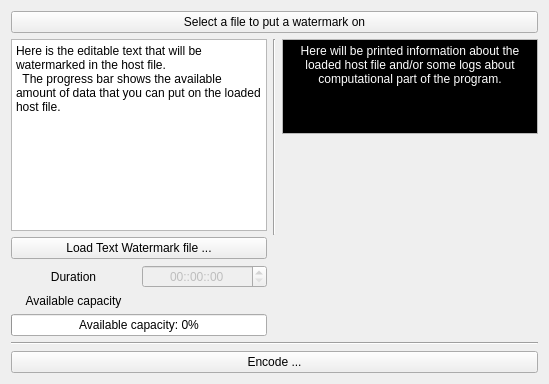
      <widget class="QWidget" name="encodeTab">
       <attribute name="title">
        <string>Encode</string>
       </attribute>
       <layout class="QGridLayout" name="gridLayout_2">
        <item row="0" column="0">
         <widget class="QPushButton" name="watermarkSelectionButton">
          <property name="sizePolicy">
           <sizepolicy hsizetype="Minimum" vsizetype="Minimum">
            <horstretch>0</horstretch>
            <verstretch>0</verstretch>
           </sizepolicy>
          </property>
          <property name="cursor">
           <cursorShape>PointingHandCursor</cursorShape>
          </property>
          <property name="toolTip">
           <string>Load host audio file </string>
          </property>
          <property name="text">
           <string>Select a file to put a watermark on</string>
          </property>
          <property name="icon">
           <iconset resource="icons/qstyle.qrc">
            <normaloff>:/trolltech/styles/commonstyle/images/standardbutton-open-32.png</normaloff>:/trolltech/styles/commonstyle/images/standardbutton-open-32.png</iconset>
          </property>
          <property name="iconSize">
           <size>
            <width>32</width>
            <height>32</height>
           </size>
          </property>
          <property name="autoDefault">
           <bool>false</bool>
          </property>
          <property name="default">
           <bool>false</bool>
          </property>
          <property name="flat">
           <bool>false</bool>
          </property>
         </widget>
        </item>
        <item row="4" column="0">
         <layout class="QGridLayout" name="mainGridLayout">
          <property name="sizeConstraint">
           <enum>QLayout::SetNoConstraint</enum>
          </property>
          <item row="2" column="0" colspan="2">
           <widget class="Line" name="line">
            <property name="orientation">
             <enum>Qt::Horizontal</enum>
            </property>
           </widget>
          </item>
          <item row="0" column="0">
           <layout class="QGridLayout" name="watermarkLayout">
            <item row="3" column="1">
             <widget class="QTimeEdit" name="watermarkEndingTime">
              <property name="enabled">
               <bool>false</bool>
              </property>
              <property name="alignment">
               <set>Qt::AlignCenter</set>
              </property>
              <property name="displayFormat">
               <string>hh::mm::ss</string>
              </property>
              <property name="calendarPopup">
               <bool>false</bool>
              </property>
             </widget>
            </item>
            <item row="3" column="0">
             <widget class="QLabel" name="label_12">
              <property name="text">
               <string>Duration</string>
              </property>
              <property name="alignment">
               <set>Qt::AlignCenter</set>
              </property>
             </widget>
            </item>
            <item row="2" column="0" colspan="2">
             <widget class="QPushButton" name="loadWatermarkTextButton">
              <property name="cursor">
               <cursorShape>PointingHandCursor</cursorShape>
              </property>
              <property name="text">
               <string>Load Text Watermark file ...</string>
              </property>
              <property name="icon">
               <iconset resource="icons/qstyle.qrc">
                <normaloff>:/trolltech/styles/commonstyle/images/parentdir-128.png</normaloff>:/trolltech/styles/commonstyle/images/parentdir-128.png</iconset>
              </property>
              <property name="iconSize">
               <size>
                <width>16</width>
                <height>16</height>
               </size>
              </property>
             </widget>
            </item>
            <item row="5" column="0" colspan="2">
             <widget class="QProgressBar" name="usedWatermarkCapacityBar">
              <property name="value">
               <number>0</number>
              </property>
              <property name="format">
               <string>Available capacity: %p%</string>
              </property>
             </widget>
            </item>
            <item row="1" column="0" colspan="2">
             <widget class="CodeEditor" name="textToWatermark">
              <property name="sizePolicy">
               <sizepolicy hsizetype="Preferred" vsizetype="Expanding">
                <horstretch>0</horstretch>
                <verstretch>0</verstretch>
               </sizepolicy>
              </property>
              <property name="plainText">
               <string>Here is the editable text that will be watermarked in the host file. 
  The progress bar shows the available amount of data that you can put on the loaded host file.</string>
              </property>
              <property name="backgroundVisible">
               <bool>false</bool>
              </property>
             </widget>
            </item>
            <item row="4" column="0">
             <widget class="QLabel" name="availableCapacityLabel">
              <property name="text">
               <string>Available capacity</string>
              </property>
              <property name="alignment">
               <set>Qt::AlignCenter</set>
              </property>
             </widget>
            </item>
            <item row="4" column="1">
             <widget class="QLabel" name="availableCapacityLabel2">
              <property name="text">
               <string/>
              </property>
              <property name="alignment">
               <set>Qt::AlignCenter</set>
              </property>
             </widget>
            </item>
           </layout>
          </item>
          <item row="0" column="1">
           <layout class="QGridLayout" name="hostWatermarkLayout">
            <item row="3" column="1">
             <widget class="QCustomPlot" name="waveformOutputWidget" native="true"/>
            </item>
            <item row="0" column="0" rowspan="2">
             <widget class="Line" name="line_2">
              <property name="orientation">
               <enum>Qt::Vertical</enum>
              </property>
             </widget>
            </item>
            <item row="1" column="1">
             <widget class="QCustomPlot" name="waveformInputWidget" native="true">
              <property name="enabled">
               <bool>true</bool>
              </property>
              <property name="sizePolicy">
               <sizepolicy hsizetype="Preferred" vsizetype="Preferred">
                <horstretch>0</horstretch>
                <verstretch>0</verstretch>
               </sizepolicy>
              </property>
             </widget>
            </item>
            <item row="0" column="1">
             <widget class="QTextEdit" name="informationHostWatermark">
              <property name="enabled">
               <bool>true</bool>
              </property>
              <property name="sizePolicy">
               <sizepolicy hsizetype="Preferred" vsizetype="Ignored">
                <horstretch>0</horstretch>
                <verstretch>0</verstretch>
               </sizepolicy>
              </property>
              <property name="palette">
               <palette>
                <active>
                 <colorrole role="Text">
                  <brush brushstyle="SolidPattern">
                   <color alpha="255">
                    <red>255</red>
                    <green>255</green>
                    <blue>255</blue>
                   </color>
                  </brush>
                 </colorrole>
                 <colorrole role="Base">
                  <brush brushstyle="SolidPattern">
                   <color alpha="255">
                    <red>0</red>
                    <green>0</green>
                    <blue>0</blue>
                   </color>
                  </brush>
                 </colorrole>
                </active>
                <inactive>
                 <colorrole role="Text">
                  <brush brushstyle="SolidPattern">
                   <color alpha="255">
                    <red>255</red>
                    <green>255</green>
                    <blue>255</blue>
                   </color>
                  </brush>
                 </colorrole>
                 <colorrole role="Base">
                  <brush brushstyle="SolidPattern">
                   <color alpha="255">
                    <red>0</red>
                    <green>0</green>
                    <blue>0</blue>
                   </color>
                  </brush>
                 </colorrole>
                </inactive>
                <disabled>
                 <colorrole role="Text">
                  <brush brushstyle="SolidPattern">
                   <color alpha="255">
                    <red>190</red>
                    <green>190</green>
                    <blue>190</blue>
                   </color>
                  </brush>
                 </colorrole>
                 <colorrole role="Base">
                  <brush brushstyle="SolidPattern">
                   <color alpha="255">
                    <red>240</red>
                    <green>240</green>
                    <blue>240</blue>
                   </color>
                  </brush>
                 </colorrole>
                </disabled>
               </palette>
              </property>
              <property name="readOnly">
               <bool>true</bool>
              </property>
              <property name="html">
               <string>&lt;!DOCTYPE HTML PUBLIC &quot;-//W3C//DTD HTML 4.0//EN&quot; &quot;http://www.w3.org/TR/REC-html40/strict.dtd&quot;&gt;
&lt;html&gt;&lt;head&gt;&lt;meta name=&quot;qrichtext&quot; content=&quot;1&quot; /&gt;&lt;style type=&quot;text/css&quot;&gt;
p, li { white-space: pre-wrap; }
&lt;/style&gt;&lt;/head&gt;&lt;body style=&quot; font-family:'Sans Serif'; font-size:9pt; font-weight:400; font-style:normal;&quot;&gt;
&lt;p align=&quot;center&quot; style=&quot; margin-top:0px; margin-bottom:0px; margin-left:0px; margin-right:0px; -qt-block-indent:0; text-indent:0px;&quot;&gt;&lt;span style=&quot; font-family:'MS Shell Dlg 2'; color:#ffffff;&quot;&gt;Here will be printed information about the loaded host file and/or some logs about computational part of the program.&lt;/span&gt;&lt;/p&gt;&lt;/body&gt;&lt;/html&gt;</string>
              </property>
             </widget>
            </item>
           </layout>
          </item>
         </layout>
        </item>
        <item row="5" column="0">
         <widget class="QPushButton" name="encodeButton">
          <property name="cursor">
           <cursorShape>PointingHandCursor</cursorShape>
          </property>
          <property name="text">
           <string>Encode ...</string>
          </property>
          <property name="icon">
           <iconset resource="icons/qstyle.qrc">
            <normaloff>:/trolltech/styles/commonstyle/images/desktop-32.png</normaloff>:/trolltech/styles/commonstyle/images/desktop-32.png</iconset>
          </property>
          <property name="iconSize">
           <size>
            <width>32</width>
            <height>32</height>
           </size>
          </property>
         </widget>
        </item>
       </layout>
      </widget>
